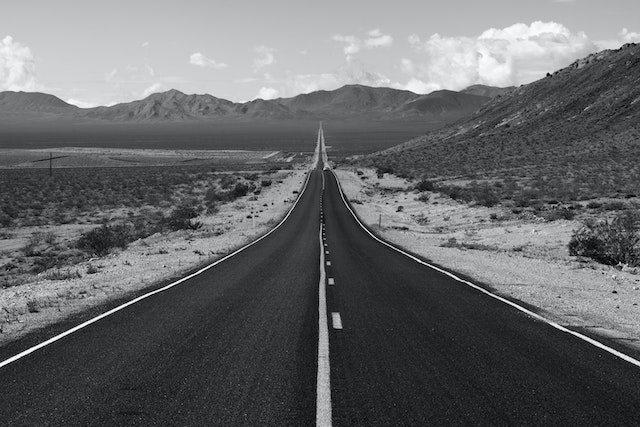
#> input picture LV2/road.jpg, 640 x 427 px
$ python zadatak_3.py
#> lines starting #> are read from the running program, lines starting #| are printed output that depends on the picture
import numpy as np
import matplotlib.pyplot as plt

img = plt.imread("road.jpg")
#> img is the input picture: shape (427, 640, 3); mean R, G, B 102.9, 103.9, 105.9
img = img[:, :, 0].copy()
#> img: shape (427, 640)

img_bright = np.clip(img.astype(np.int32) + 80, 0, 255).astype(np.uint8)
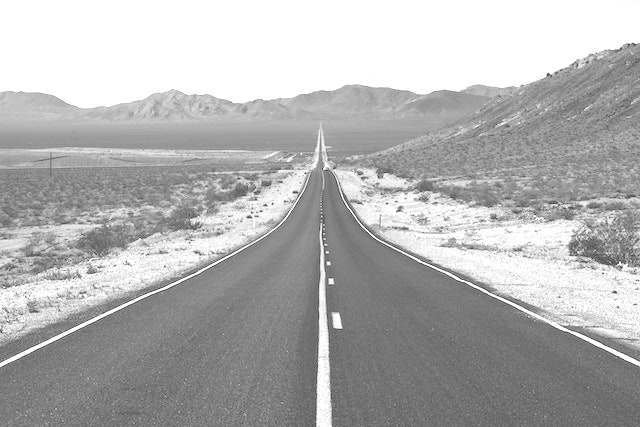
#> img_bright: shape (427, 640); min 80, max 255, mean 177.4

w = img.shape[1]
#> w = 640
img_quarter = img[:, w//4 : w//2]
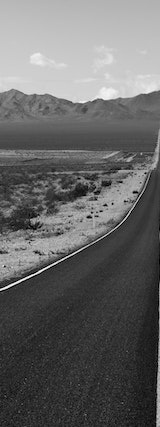
#> img_quarter: shape (427, 160); min 0, max 254, mean 102

img_rotated = np.rot90(img, k=-1)
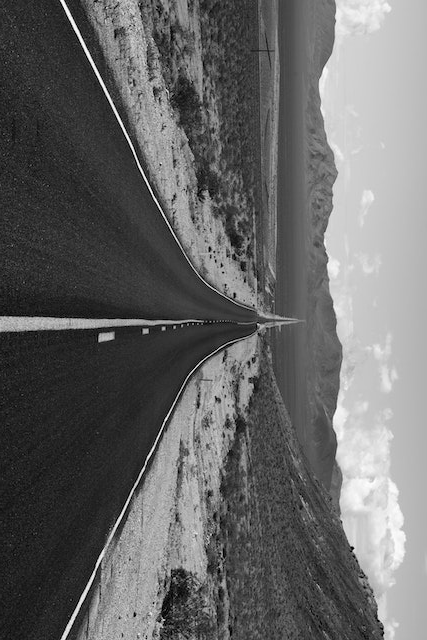
#> img_rotated: shape (640, 427); min 0, max 254, mean 102.9

img_flip_h = np.fliplr(img)
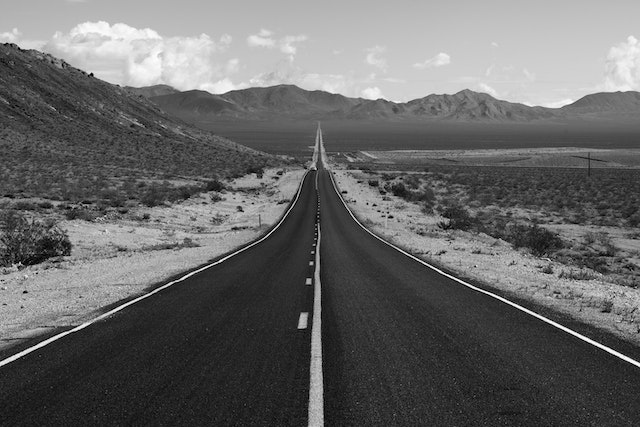
#> img_flip_h: shape (427, 640); min 0, max 254, mean 102.9
img_flip_v = np.flipud(img)
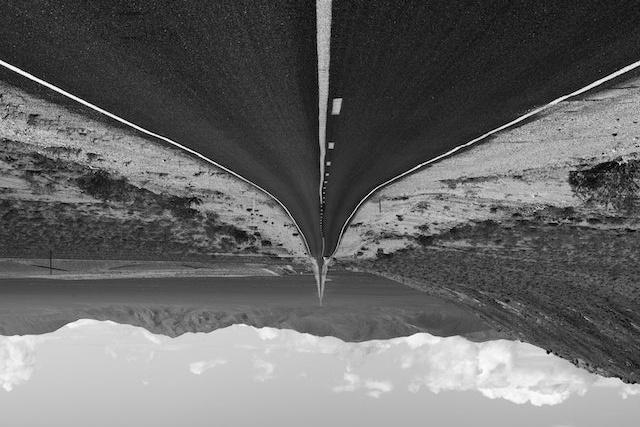
#> img_flip_v: shape (427, 640); min 0, max 254, mean 102.9

fig, axes = plt.subplots(2, 3, figsize=(12, 7))

axes[0, 0].imshow(img, cmap='gray'); axes[0, 0].set_title('Original')
axes[0, 1].imshow(img_bright, cmap='gray'); axes[0, 1].set_title('a) Brighter')
axes[0, 2].imshow(img_quarter, cmap='gray'); axes[0, 2].set_title('b) Second quarter')
axes[1, 0].imshow(img_rotated, cmap='gray'); axes[1, 0].set_title('c) Rotation 90° ↻')
axes[1, 1].imshow(img_flip_h, cmap='gray'); axes[1, 1].set_title('d) Mirrored ↔')
axes[1, 2].imshow(img_flip_v, cmap='gray'); axes[1, 2].set_title('d) Mirrored ↕')

for ax in axes.flat:
    ax.axis('off')

plt.tight_layout()
plt.show()
